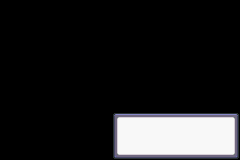

This game map was drawn from its Tiled (.tmx) file and the tilesets committed beside it. A one-line description and the trimmed map source follow:
An orthogonal 30x20 tile map with 8x8 px tiles, 1 tile layer (Tile Layer 1).

<map version="1.0" orientation="orthogonal" width="30" height="20" tilewidth="8" tileheight="8">
 <tileset firstgid="1" name="1" tilewidth="8" tileheight="8">
  <image source="../TileSets/Borders/1.png" width="72" height="8" />
 </tileset>
 <layer name="Tile Layer 1" width="30" height="20">
  <data>[600 cells, 96 non-empty, 9 distinct tile ids]</data>
 </layer>
</map>
